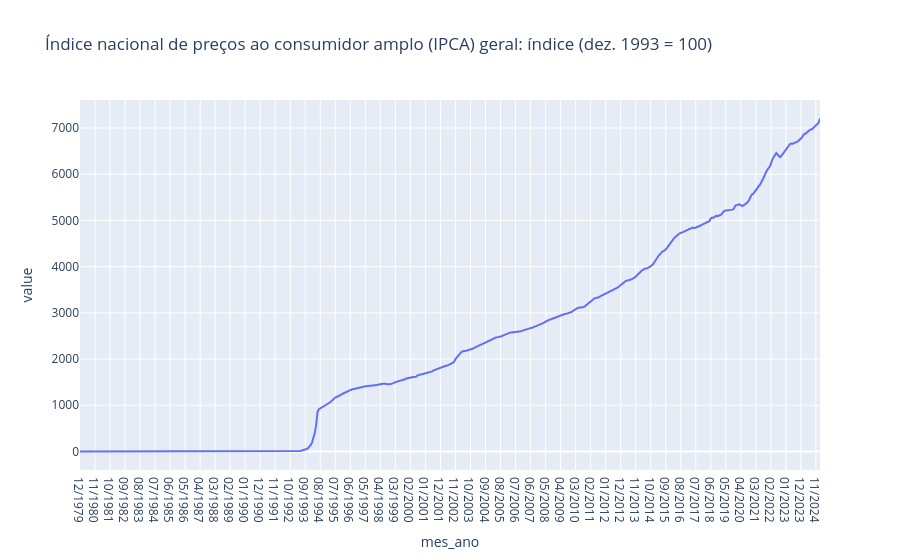

Notebook code cell kept with this figure:
### Code cell
fig_ipca = px.line(ipca, x = 'mes_ano', y = 'value', title  = 'Índice nacional de preços ao consumidor amplo (IPCA) geral: índice (dez. 1993 = 100)')
fig_ipca.show()

### Figure 1 — Plotly figure (JSON) as saved in the notebook; plotly's stock layout.template omitted (floating-point values rounded to 4 significant figures; data arrays with more than 128 entries replaced by an {"elided": "..."} marker saying what was removed)
{"data": [{"hovertemplate": "mes_ano=%{x}<br>value=%{y}<extra></extra>", "legendgroup": "", "line": {"color": "#636efa", "dash": "solid"}, "marker": {"symbol": "circle"}, "mode": "lines", "name": "", "orientation": "v", "showlegend": false, "type": "scatter", "x": {"elided": "543 str values"}, "xaxis": "x", "y": {"elided": "543 float values"}, "yaxis": "y"}], "layout": {"autosize": true, "legend": {"tracegroupgap": 0}, "title": {"text": "Índice nacional de preços ao consumidor amplo (IPCA) geral: índice (dez. 1993 = 100)"}, "xaxis": {"anchor": "y", "autorange": true, "domain": [0, 1], "range": [0, 542], "title": {"text": "mes_ano"}, "type": "category"}, "yaxis": {"anchor": "x", "autorange": true, "domain": [0, 1], "range": [-400.3, 7605.0], "title": {"text": "value"}, "type": "linear"}}}
